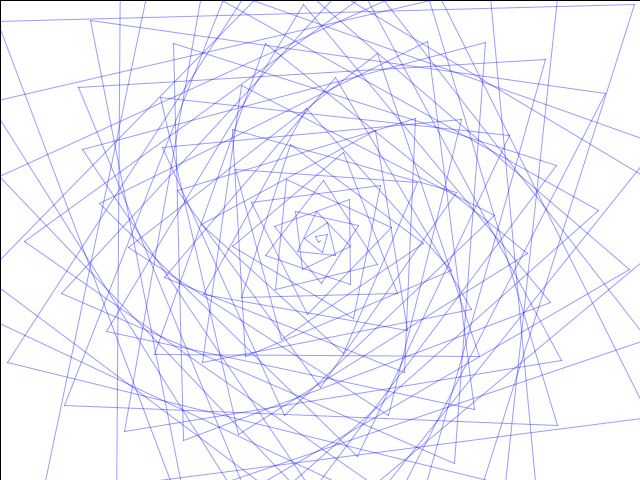
Frame 1 (no input)
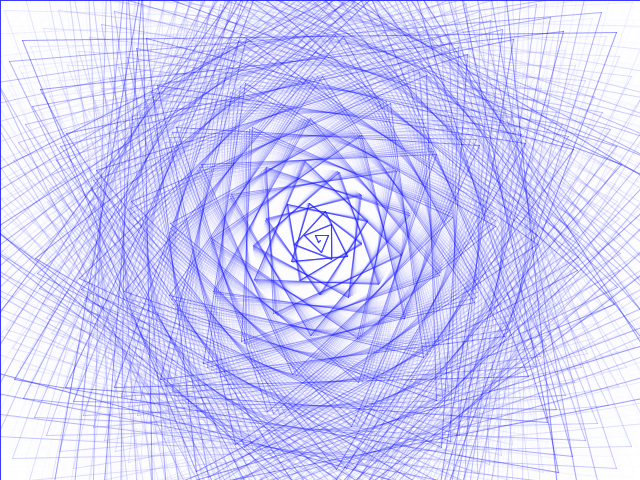
Frame 60 (the mouse pressed at the canvas centre just before this capture)
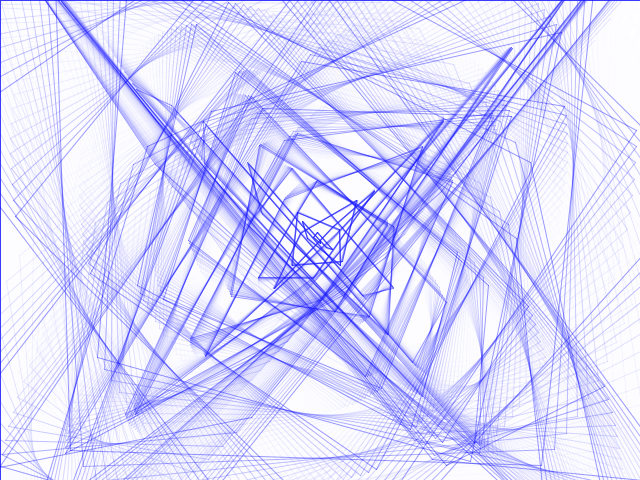
Frame 120 (the mouse held since frame 60 and released just before this capture)

The Processing sketch that drew these frames (run headless with seeded random() and noise(); from frame 60 on, the mouse is pressed at the canvas centre):

// Processing sketch: processing_17399
// ── processing_17399.pde

void setup()
{
  size(640,480);
  smooth();
  frameRate(25);
  background(255);
  
}
void draw()
{ 
  fill(255,50);
  rect(0,0,width,height);
  drawIter(400,PI+((frameCount/1000.0)%(2*PI)));
}
void drawIter(int iter,float incr)
{
  float X,Y,prevX=0,prevY=0;
  boolean firsttime=true;
  
  stroke(#0000ff,100);
  for(float i=0;i<iter;i+=incr)
  {
    X = width/2+i*cos(noise(mouseX,mouseY)*i);
    Y = height/2+i*sin(noise(mouseY,mouseX)*i);
    if(firsttime)
    {firsttime=false;}
    else
    {
      line(prevX,prevY,X,Y);
    }
    prevX=X;
    prevY=Y;
  }
}
